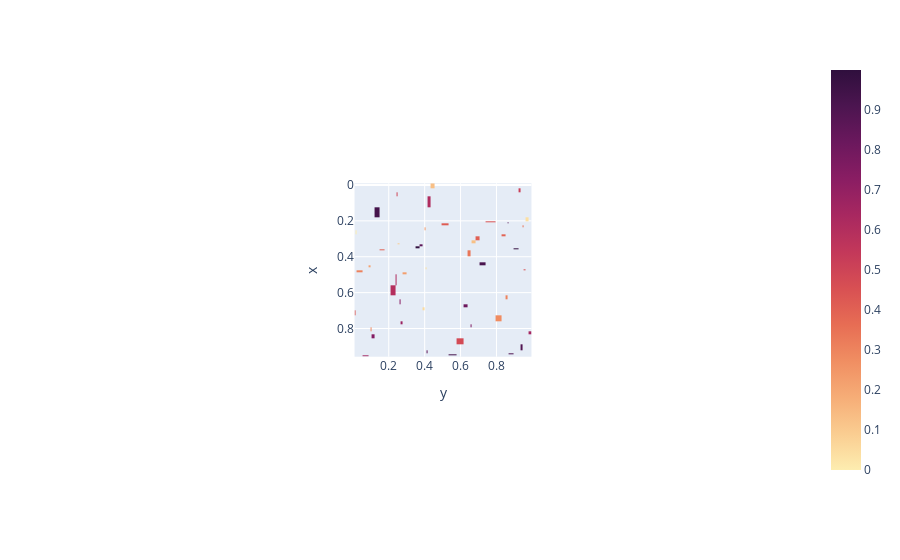

The notebook cell this image was saved under:
### Code cell
fig = px.imshow(heatmap_data, color_continuous_scale= "matter")
fig.show()

### Figure 1 — Plotly figure (JSON) as saved in the notebook; plotly's stock layout.template omitted (floating-point values rounded to 4 significant figures; data arrays with more than 128 entries replaced by an {"elided": "..."} marker saying what was removed)
{"data": [{"coloraxis": "coloraxis", "hovertemplate": "y: %{x}<br>x: %{y}<br>color: %{z}<extra></extra>", "name": "0", "type": "heatmap", "x": [0.01316, 0.02058, 0.02415, 0.08265, 0.09343, 0.1029, 0.1091, 0.1346, 0.1656, 0.1849, 0.233, 0.2388, 0.2451, 0.2573, 0.2636, 0.2715, 0.2769, 0.2805, 0.323, 0.372, 0.3751, 0.3986, 0.4057, 0.4087, 0.4103, 0.4235, 0.4417, 0.4673, 0.5235, 0.5429, 0.6127, 0.6252, 0.6522, 0.6559, 0.6617, 0.7048, 0.7094, 0.7746, 0.816, 0.8375, 0.8589, 0.8645, 0.8683, 0.9181, 0.9246, 0.9432, 0.9503, 0.9538, 0.9721, 0.9874], "xaxis": "x", "y": [0.006028, 0.03632, 0.04068, 0.04342, 0.08741, 0.1651, 0.2004, 0.2043, 0.2061, 0.2107, 0.218, 0.2327, 0.2375, 0.2702, 0.2798, 0.2969, 0.3144, 0.3326, 0.3328, 0.3468, 0.3604, 0.3618, 0.3689, 0.4212, 0.4442, 0.4563, 0.4649, 0.4707, 0.4839, 0.4912, 0.5094, 0.612, 0.6177, 0.6578, 0.675, 0.6884, 0.7071, 0.7467, 0.7729, 0.7778, 0.7798, 0.809, 0.8206, 0.8458, 0.8634, 0.9097, 0.9329, 0.9444, 0.9471, 0.9537], "yaxis": "y", "z": {"elided": "50x50 float values"}}], "layout": {"autosize": true, "coloraxis": {"colorscale": [[0, "rgb(253, 237, 176)"], [0.09091, "rgb(250, 205, 145)"], [0.1818, "rgb(246, 173, 119)"], [0.2727, "rgb(240, 142, 98)"], [0.3636, "rgb(231, 109, 84)"], [0.4545, "rgb(216, 80, 83)"], [0.5455, "rgb(195, 56, 90)"], [0.6364, "rgb(168, 40, 96)"], [0.7273, "rgb(138, 29, 99)"], [0.8182, "rgb(107, 24, 93)"], [0.9091, "rgb(76, 21, 80)"], [1, "rgb(47, 15, 61)"]]}, "margin": {"t": 60}, "xaxis": {"anchor": "y", "autorange": true, "constrain": "domain", "domain": [0.3782, 0.6218], "range": [0.009452, 0.995], "scaleanchor": "y", "title": {"text": "y"}, "type": "linear"}, "yaxis": {"anchor": "x", "autorange": true, "constrain": "domain", "domain": [0, 1], "range": [0.957, -0.00912], "title": {"text": "x"}, "type": "linear"}}}
